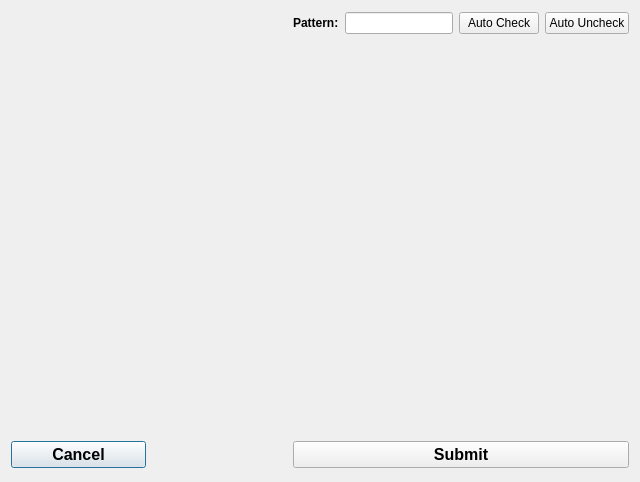
<?xml version="1.0" encoding="UTF-8"?>
<ui version="4.0">
 <class>dataPathsRecursive</class>
 <widget class="QDialog" name="dataPathsRecursive">
  <property name="geometry">
   <rect>
    <x>0</x>
    <y>0</y>
    <width>640</width>
    <height>482</height>
   </rect>
  </property>
  <property name="windowTitle">
   <string>Subdirectories</string>
  </property>
  <layout class="QGridLayout" name="gridLayout" rowminimumheight="0,400,0" columnminimumwidth="0,0,0">
   <item row="2" column="0">
    <widget class="QPushButton" name="cancelButton">
     <property name="font">
      <font>
       <pointsize>12</pointsize>
       <bold>true</bold>
      </font>
     </property>
     <property name="text">
      <string>Cancel</string>
     </property>
    </widget>
   </item>
   <item row="1" column="0" colspan="3">
    <layout class="QVBoxLayout" name="dataPathsRecursiveVerticalLayout">
     <property name="spacing">
      <number>5</number>
     </property>
    </layout>
   </item>
   <item row="0" column="2">
    <layout class="QHBoxLayout" name="searchHorizontalLayout">
     <item>
      <widget class="QLabel" name="patternLabel">
       <property name="font">
        <font>
         <bold>true</bold>
        </font>
       </property>
       <property name="text">
        <string>Pattern:</string>
       </property>
      </widget>
     </item>
     <item>
      <widget class="QLineEdit" name="patternLineEdit">
       <property name="sizePolicy">
        <sizepolicy hsizetype="Preferred" vsizetype="Fixed">
         <horstretch>0</horstretch>
         <verstretch>0</verstretch>
        </sizepolicy>
       </property>
      </widget>
     </item>
     <item>
      <widget class="QPushButton" name="searchButton">
       <property name="text">
        <string>Auto Check</string>
       </property>
      </widget>
     </item>
     <item>
      <widget class="QPushButton" name="searchUncheckButton">
       <property name="text">
        <string>Auto Uncheck</string>
       </property>
      </widget>
     </item>
    </layout>
   </item>
   <item row="2" column="2">
    <widget class="QPushButton" name="submitButton">
     <property name="sizePolicy">
      <sizepolicy hsizetype="Preferred" vsizetype="Fixed">
       <horstretch>0</horstretch>
       <verstretch>0</verstretch>
      </sizepolicy>
     </property>
     <property name="font">
      <font>
       <pointsize>12</pointsize>
       <bold>true</bold>
      </font>
     </property>
     <property name="text">
      <string>Submit</string>
     </property>
    </widget>
   </item>
  </layout>
 </widget>
 <resources/>
 <connections/>
</ui>
